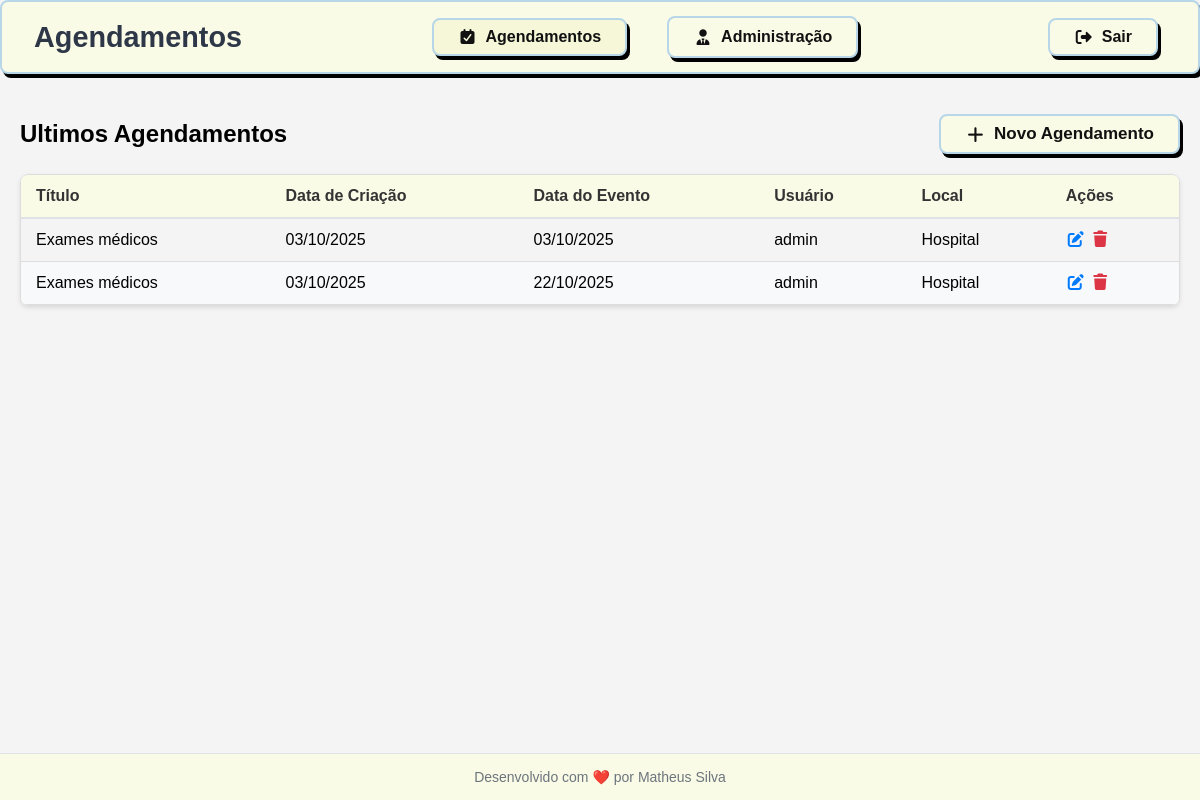
The page /agenda/ (signed in) on the database its author committed.
### core/models.py (models this page shows, shortened)
class Evento(models.Model):
    titulo = models.CharField(max_length=100)
    descricao = models.TextField(blank=True, null=True)
    data_evento = models.DateTimeField(verbose_name='Data do Evento') ## verbose_name altera o nome do campo na interface de admin
    data_criacao = models.DateTimeField(auto_now=True, verbose_name='Data de Criação')
    usuario = models.ForeignKey(User, on_delete=models.CASCADE)  ## CASCADE deleta todos os eventos do usuario se o usuario for deletado
    local = models.CharField(max_length=100, blank=True, null=True)
    class Meta:
        db_table = 'evento'
    def get_data_evento(self):
        return self.data_evento.strftime('%d/%m/%Y')
    def get_data_criacao(self):
        return self.data_criacao.strftime('%d/%m/%Y')
    def get_evento_atrasado(self):
        if self.data_evento < datetime.now():
            return True
        else:
            return False

### core/views.py (the view)
# urls.py: path('agenda/', views.lista_eventos),  ## Inclui as urls do app core
@login_required(login_url='/login/')
def lista_eventos(request):
    usuario = request.user
    data_atual = datetime.now() - timedelta(hours=1)
    eventos = Evento.objects.filter(usuario=usuario,
                                     data_evento__gt=data_atual)  ## Filtra os eventos do usuario logado
    dados = {'eventos': eventos}  ## Cria um dicionario com os eventos
    return render(request, 'agenda.html', dados)  ## Renderiza o template agenda.html

### templates/agenda.html (shortened to what this page needs)
{% include 'models/header.html' %}
<div class="container">
  <div class="header-title">
    <h2>Ultimos Agendamentos</h2>
    <a href="/agenda/evento" class="btn-novoagendamento">
        <i class="fa-solid fa-plus"></i> Novo Agendamento
    </a>
  </div>
  <div class="table-container">
    <table>
      <thead>
        <tr>
          <th>Título</th>
          <th>Data de Criação</th>
          <th>Data do Evento</th>
          <th>Usuário</th>
          <th>Local</th>
          <th>Ações</th>
        </tr>
      </thead>
      <tbody>
      {% for evento in eventos %}
      <tr {% if evento.get_evento_atrasado %} style="color: red;"{% endif %}>
                <td>
                  {{ evento.titulo }}{% if evento.get_evento_atrasado %} (vencida){% endif %}
                </td>
        <td>{{ evento.get_data_criacao }}</td>
        <td>{{ evento.get_data_evento }}</td>
        <td>{{ evento.usuario }}</td>
        <td>{{ evento.local }}</td>
        <td>
          <a href="/agenda/evento/{{ evento.id }}" class="btn-editar"><i class="fa-solid fa-pen-to-square"></i></a>
          <a href="/agenda/evento/delete/{{ evento.id }}/" class="btn-deletar">
          <i class="fa-solid fa-trash"></i>
          </a>
        </td>
      </tr>
      {% endfor %}
      </tbody>
    </table>
  </div>
</div>
{% include 'models/footer.html' %}

### templates/models/header.html (style rules this page uses)
* { margin: 0; padding: 0; box-sizing: border-box; }
body { font-family: Arial, sans-serif; margin: 0; background-color: #f4f4f4; }
.container { max-width: 1200px; margin: 20px auto; padding: 20px; border-radius: 8px; }
.table-container { margin: 20px 0; overflow-x: auto; border: 1px solid #ddd; border-radius: 8px; box-shadow: 0 2px 4px rgba(0, 0, 0, 0.1); }
table { width: 100%; border-collapse: collapse; min-width: 600px; }
th, td { padding: 12px 15px; text-align: left; border-bottom: 1px solid #ddd; }
th { background-color: #fafbe6; font-weight: bold; color: #333; border-bottom: 2px solid #dee2e6; }
tr:nth-child(even) { background-color: #f8f9fa; }
thead { position: sticky; top: 0; background-color: #f8f9fa; }
.header-title { display: flex; justify-content: space-between; align-items: center; margin-bottom: 20px; }
.header-title h2 { margin: 0; }
.btn-novoagendamento { height: 40px; border-radius: 5px; border: 2px solid lightblue; background-color: beige; box-shadow: 4px 4px #000000; font-size: 17px; font-weight: 600; color: #000; cursor: pointer; padding: 0 15px; display: flex; align-items: center; gap: 8px; text-decoration: none; transition: all 0.3s ease; }

### templates/models/navbar.html (style rules this page uses)
.btn, .btn-outline, .btn-novoagendamento { padding: 0.6rem 1.5rem; border-radius: 8px; border: 2px solid #b7d6e7; font-weight: 600; cursor: pointer; transition: all 0.2s; text-decoration: none; display: inline-flex; align-items: center; gap: 0.5rem; background: #fafbe6; color: #111; box-shadow: 3px 4px 0px 0px #000000; }

### templates/agenda.html (style rules this page uses)
.fa-trash { color: #dc3545; cursor: pointer; }
.fa-pen-to-square { color: #007bff; cursor: pointer; }

### rows shown on the page
Evento: titulo "Exames médicos", get_data_criacao "03/10/2025", get_data_evento "03/10/2025", usuario "admin", local "Hospital"
Evento: titulo "Exames médicos", get_data_criacao "03/10/2025", get_data_evento "22/10/2025", usuario "admin", local "Hospital"
